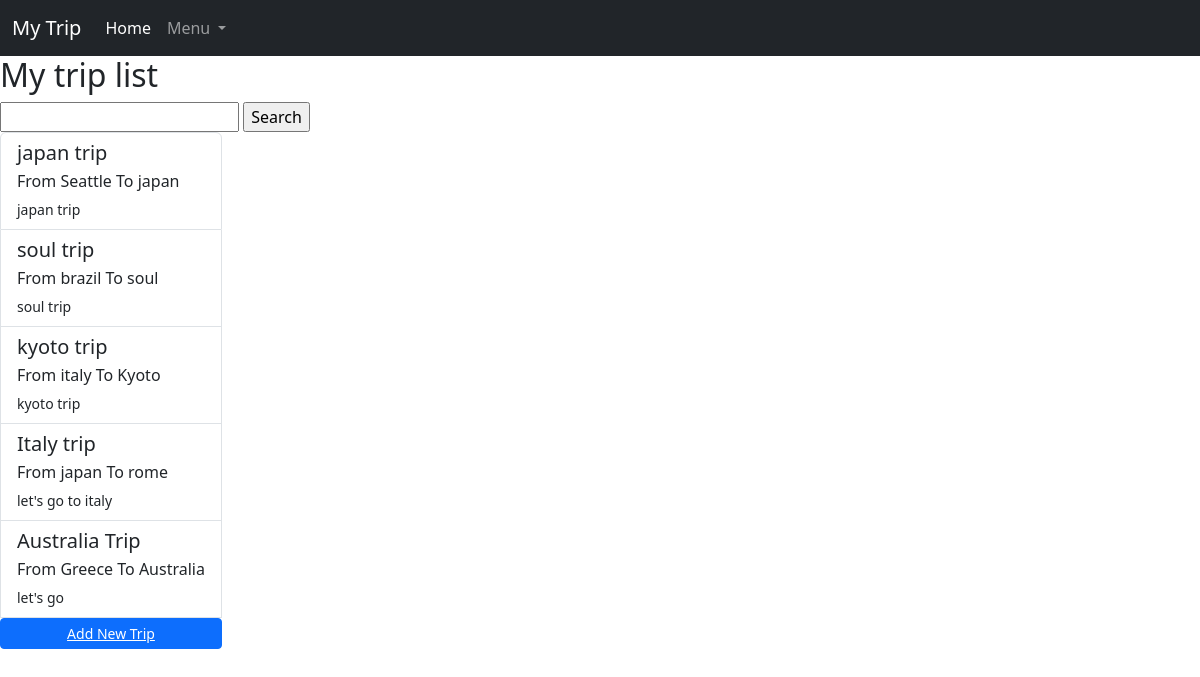
The page /trip/ (signed in) on the database its author committed.
### trip/models.py (models this page shows, shortened)
class Location(models.Model):
    user = models.ForeignKey(User, on_delete=models.CASCADE, null=True, blank=True)
    destination = models.CharField(max_length=200)
    origin = models.CharField(max_length=200)
    title = models.CharField(max_length=200)
    note = models.CharField(max_length=200)
    start_date = models.DateTimeField(null=True)
    end_date = models.DateTimeField(null=True)

### trip/views.py (the view)
# urls.py: path("", TripList.as_view(), name="triplist"),
class TripList(LoginRequiredMixin,ListView):
    model = Location
    fields = '__all__'
    template_name = 'trip/trip_list.html'
    context_object_name = "trips"
    def get_context_data(self, **kwargs):
        context = super().get_context_data(**kwargs)
        context['trips'] = context['trips'].filter(user=self.request.user)
        locations = context['trips']
        m = folium.Map(location=[19, -12], zoom_start=2)
        for location in locations:
            spot = geocoder.osm(location.destination)
            lat = spot.lat
            lng = spot.lng
            if lat is not None and lng is not None:
                country = spot.country
                folium.Marker([lat, lng], tooltip='Click for more', popup=country).add_to(m)
        m = m._repr_html_()
        context['map_html'] = m
        return context

### templates/trip/trip_list.html (shortened to what this page needs)
{% extends 'main.html' %}
{% block content %}
<h2>My trip list</h2>
<form method="GET">
    <input type="text" name ="search-area" value={{search_input}}>
    <input type="submit" value ="Search"/>
</form>
<div class="d-flex">
    <div class="list-group">
        {% for trip in trips %}
        <a href="{% url 'trip:tripdetail' trip.id %}" class="list-group-item list-group-item-action" >
        <div class="d-flex w-100 justify-content-between">
            <h5 class="mb-1">{{ trip.title }}</h5>
        </div>
        <p class="mb-1">From {{ trip.origin }} To {{ trip.destination }}</p>
        <small>{{ trip.note }}</small>
        </a>
        {% endfor %}
        <button type="button" class="btn btn-primary btn-sm">
            <a href="{% url 'trip:addtrip' %}" style="color: white;">Add New Trip</a>
        </button>
    </div>
    <div class="col-md-6 offset-md-1">
    </div>
</div>
{% endblock content %}

### rows shown on the page
Location: title "japan trip", origin "Seattle", destination "japan", note "japan trip"
Location: title "soul trip", origin "brazil", destination "soul", note "soul trip"
Location: title "kyoto trip", origin "italy", destination "Kyoto", note "kyoto trip"
Location: title "Italy trip", origin "japan", destination "rome", note "let's go to italy"
Location: title "Australia Trip", origin "Greece", destination "Australia", note "let's go"
